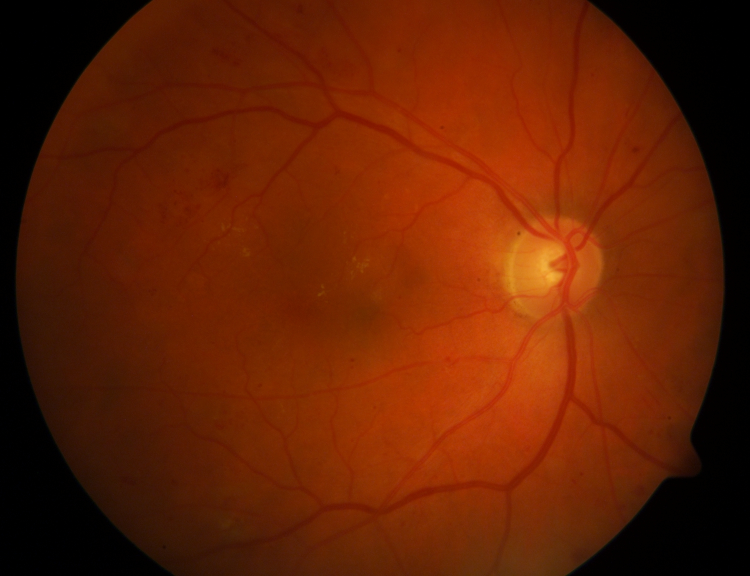
#> input picture ImagensDoProjeto/diaretdb1_image003.png, 1500 x 1152 px, found by its file name (shown at 1/2 size)
$ python Figura05.py
#> lines starting #> are read from the running program, lines starting #| are printed output that depends on the picture
### Figura01.py
import cv2
import matplotlib.pyplot as plt
import numpy as np

# Carregando Imagens
Imagem = cv2.imread('images/diaretdb1_image003.png')
#> Imagem is the input picture: shape (1152, 1500, 3); mean B, G, R 3, 32.9, 99.5
Imagem2 = cv2.imread('images/diaretdb1_image021.png')
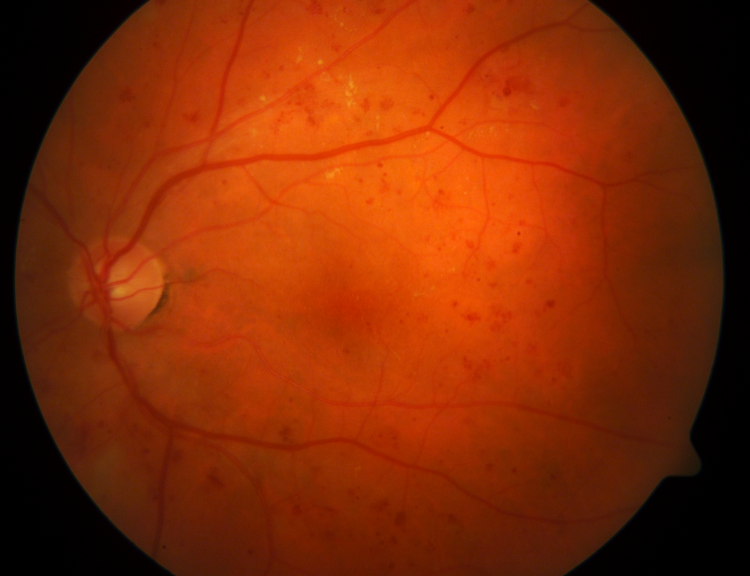
#> input picture ImagensDoProjeto/diaretdb1_image021.png, 1500 x 1152 px, found by its file name (shown at 1/2 size)
#> Imagem2 is the input picture: shape (1152, 1500, 3); mean B, G, R 5.3, 43.1, 129.8

# Diminuindo tamanho das imagens
scalaPercent = 20
widht = int(Imagem.shape[1] * scalaPercent / 100)
#> widht = 300
height = int(Imagem.shape[0] * scalaPercent / 100)
#> height = 230
dim = (widht, height)
#> dim = (300, 230)
I1 = cv2.resize(Imagem, dim, interpolation=cv2.INTER_AREA)
I2 = cv2.resize(Imagem2, dim, interpolation=cv2.INTER_AREA)

#Exibindo Imagens
final = cv2.hconcat((I1, I2))
cv2.imshow("Retiina", final)

### Figura04.py
from Figura01 import *

Imagem = cv2.imread("images/diaretdb1_image019.png")
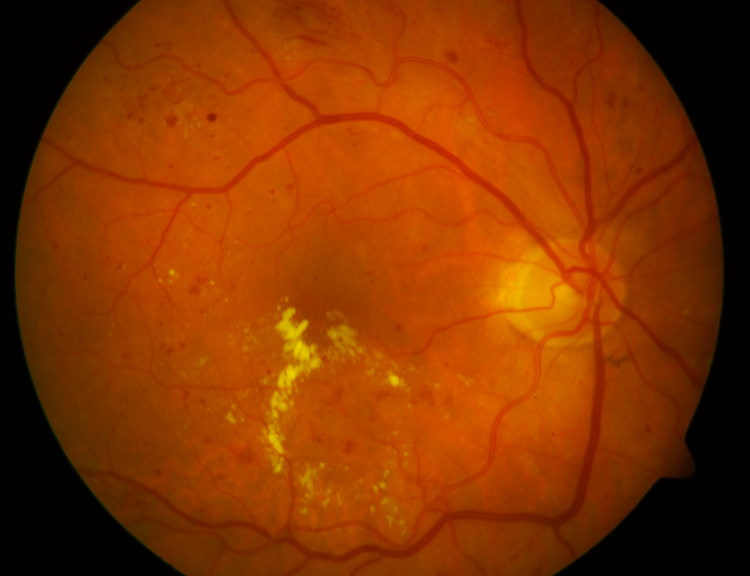
#> input picture ImagensDoProjeto/diaretdb1_image019.png, 1500 x 1152 px, found by its file name (shown at 1/2 size)
#> Imagem is the input picture: shape (1152, 1500, 3); mean B, G, R 0.2, 52.9, 132.6
Imagem = cv2.resize(Imagem, dim, interpolation=cv2.INTER_AREA)
#> Imagem: shape (230, 300, 3)

# Aplicando filtro para eliminar ruido
Imagem2 = cv2.GaussianBlur(src=Imagem, ksize=(3,3), sigmaX=0)
#> Imagem2: shape (230, 300, 3)

# Extracao do canal verde
Imagem3 = Imagem.copy()
Imagem3[:,:,0] = 0
#> Imagem3: shape (230, 300, 3); mean B, G, R 0, 52.9, 132.6
Imagem3[:,:,2] = 0

# Conversoes em tons de cinza
Imagem4 = cv2.cvtColor(Imagem, cv2.COLOR_BGR2GRAY)
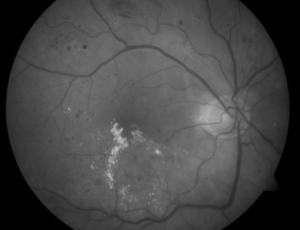
#> Imagem4: shape (230, 300); min 0, max 189, mean 70.7
Imagem4 = cv2.cvtColor(Imagem4, cv2.COLOR_GRAY2BGR)
#> Imagem4: shape (230, 300, 3)


# Contatenado imagens e exibindo
final = np.concatenate((Imagem, Imagem2), axis=1)
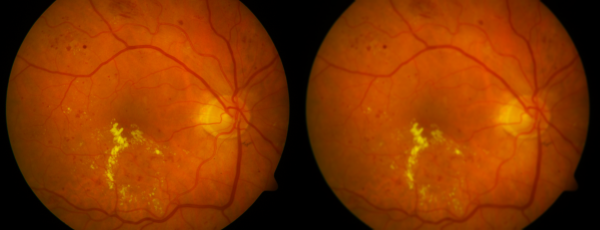
#> final: shape (230, 600, 3); mean B, G, R 0, 52.9, 132.6
final2 = np.concatenate((Imagem3, Imagem4), axis=1)
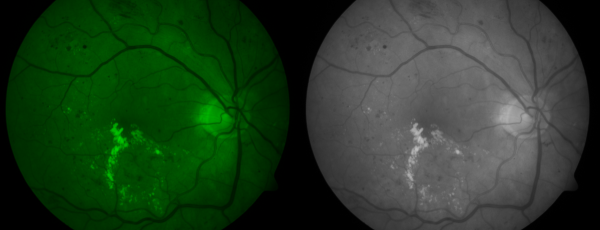
#> final2: shape (230, 600, 3); mean B, G, R 35.3, 61.8, 35.3
Rfinal = np.concatenate((final, final2), axis=0)
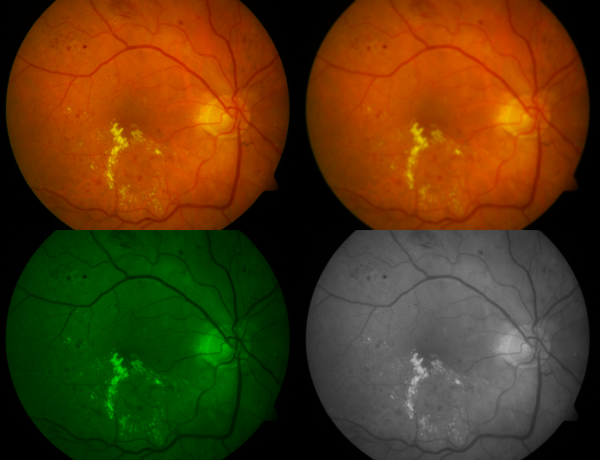
#> Rfinal: shape (460, 600, 3); mean B, G, R 17.7, 57.3, 84

cv2.imshow("Imagem O, Eliminacao de Ruido, Canal verde, Tons de cinza", Rfinal)

### Figura05.py
from Figura04 import *
from matplotlib import pyplot as plt

plt.figure()
plt.title("Figura 05")
plt.hist(Imagem4.ravel(), 256, [0,255])
plt.show()
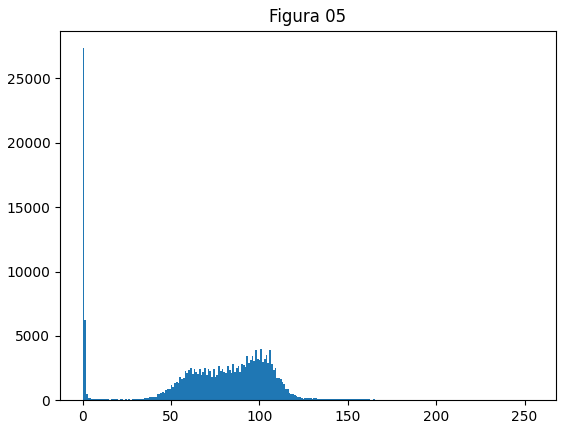
#> figure drawn by matplotlib, 1 panel; tallest bar 27354 high, from x = 0 to 0.996
